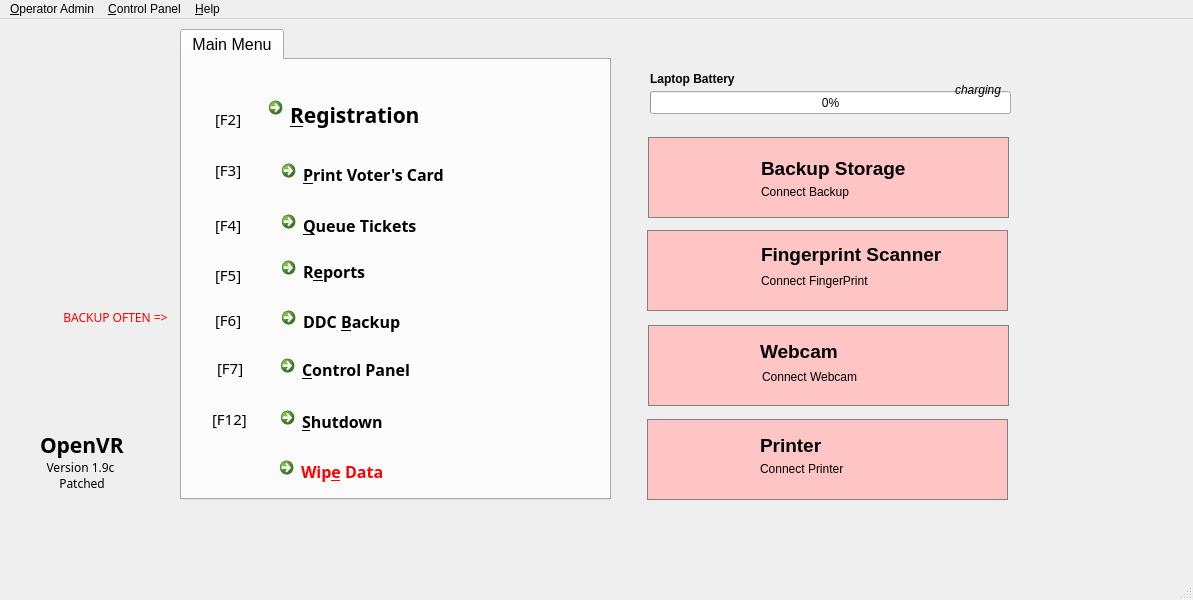
<?xml version="1.0" encoding="UTF-8"?>
<ui version="4.0">
 <class>DashBoard</class>
 <widget class="QMainWindow" name="DashBoard">
  <property name="windowModality">
   <enum>Qt::ApplicationModal</enum>
  </property>
  <property name="geometry">
   <rect>
    <x>0</x>
    <y>0</y>
    <width>1193</width>
    <height>600</height>
   </rect>
  </property>
  <property name="sizePolicy">
   <sizepolicy hsizetype="Expanding" vsizetype="Expanding">
    <horstretch>0</horstretch>
    <verstretch>0</verstretch>
   </sizepolicy>
  </property>
  <property name="windowTitle">
   <string>Independent National Electoral Commission - OpenVR</string>
  </property>
  <property name="autoFillBackground">
   <bool>true</bool>
  </property>
  <property name="documentMode">
   <bool>true</bool>
  </property>
  <widget class="QWidget" name="centralwidget">
   <widget class="QLabel" name="devPrinter">
    <property name="geometry">
     <rect>
      <x>647</x>
      <y>400</y>
      <width>361</width>
      <height>81</height>
     </rect>
    </property>
    <property name="styleSheet">
     <string notr="true">border:1px solid grey; background-color:rgb(255, 196, 196);padding:10px;</string>
    </property>
    <property name="text">
     <string/>
    </property>
    <property name="scaledContents">
     <bool>true</bool>
    </property>
   </widget>
   <widget class="QLabel" name="devFP">
    <property name="geometry">
     <rect>
      <x>647</x>
      <y>211</y>
      <width>361</width>
      <height>81</height>
     </rect>
    </property>
    <property name="styleSheet">
     <string notr="true">border:1px solid grey; background-color:rgb(255, 196, 196);padding:10px;</string>
    </property>
    <property name="text">
     <string/>
    </property>
    <property name="scaledContents">
     <bool>true</bool>
    </property>
   </widget>
   <widget class="QLabel" name="devWebcam">
    <property name="geometry">
     <rect>
      <x>648</x>
      <y>306</y>
      <width>361</width>
      <height>81</height>
     </rect>
    </property>
    <property name="styleSheet">
     <string notr="true">border:1px solid grey; background-color:rgb(255, 196, 196);padding:10px;</string>
    </property>
    <property name="text">
     <string/>
    </property>
    <property name="scaledContents">
     <bool>true</bool>
    </property>
   </widget>
   <widget class="QLabel" name="label_10">
    <property name="geometry">
     <rect>
      <x>760</x>
      <y>416</y>
      <width>161</width>
      <height>21</height>
     </rect>
    </property>
    <property name="font">
     <font>
      <pointsize>14</pointsize>
      <weight>75</weight>
      <bold>true</bold>
     </font>
    </property>
    <property name="text">
     <string>Printer</string>
    </property>
   </widget>
   <widget class="QLabel" name="label_11">
    <property name="geometry">
     <rect>
      <x>761</x>
      <y>225</y>
      <width>221</width>
      <height>21</height>
     </rect>
    </property>
    <property name="font">
     <font>
      <pointsize>14</pointsize>
      <weight>75</weight>
      <bold>true</bold>
     </font>
    </property>
    <property name="text">
     <string>Fingerprint Scanner</string>
    </property>
   </widget>
   <widget class="QLabel" name="label_12">
    <property name="geometry">
     <rect>
      <x>760</x>
      <y>322</y>
      <width>181</width>
      <height>21</height>
     </rect>
    </property>
    <property name="font">
     <font>
      <pointsize>14</pointsize>
      <weight>75</weight>
      <bold>true</bold>
     </font>
    </property>
    <property name="text">
     <string>Webcam</string>
    </property>
   </widget>
   <widget class="QLabel" name="label_13">
    <property name="geometry">
     <rect>
      <x>30</x>
      <y>10</y>
      <width>121</width>
      <height>231</height>
     </rect>
    </property>
    <property name="text">
     <string/>
    </property>
    <property name="pixmap">
     <pixmap>resources/logo.png</pixmap>
    </property>
   </widget>
   <widget class="QLabel" name="devRemovable">
    <property name="geometry">
     <rect>
      <x>648</x>
      <y>118</y>
      <width>361</width>
      <height>81</height>
     </rect>
    </property>
    <property name="styleSheet">
     <string notr="true">border:1px solid grey; background-color:rgb(255, 196, 196);padding:10px;</string>
    </property>
    <property name="text">
     <string/>
    </property>
    <property name="scaledContents">
     <bool>true</bool>
    </property>
   </widget>
   <widget class="QLabel" name="label_14">
    <property name="geometry">
     <rect>
      <x>761</x>
      <y>139</y>
      <width>210</width>
      <height>21</height>
     </rect>
    </property>
    <property name="font">
     <font>
      <pointsize>14</pointsize>
      <weight>75</weight>
      <bold>true</bold>
     </font>
    </property>
    <property name="text">
     <string>Backup Storage</string>
    </property>
   </widget>
   <widget class="QLabel" name="leFP">
    <property name="geometry">
     <rect>
      <x>761</x>
      <y>254</y>
      <width>221</width>
      <height>16</height>
     </rect>
    </property>
    <property name="text">
     <string>Connect FingerPrint</string>
    </property>
   </widget>
   <widget class="QLabel" name="lePrinter">
    <property name="geometry">
     <rect>
      <x>760</x>
      <y>440</y>
      <width>171</width>
      <height>20</height>
     </rect>
    </property>
    <property name="text">
     <string>Connect Printer</string>
    </property>
   </widget>
   <widget class="QLabel" name="leRemovable">
    <property name="geometry">
     <rect>
      <x>761</x>
      <y>165</y>
      <width>210</width>
      <height>16</height>
     </rect>
    </property>
    <property name="text">
     <string>Connect Backup</string>
    </property>
   </widget>
   <widget class="QLabel" name="leWebcam">
    <property name="geometry">
     <rect>
      <x>762</x>
      <y>350</y>
      <width>221</width>
      <height>16</height>
     </rect>
    </property>
    <property name="text">
     <string>Connect Webcam</string>
    </property>
   </widget>
   <widget class="QLabel" name="devPrinter_2">
    <property name="geometry">
     <rect>
      <x>660</x>
      <y>400</y>
      <width>81</width>
      <height>81</height>
     </rect>
    </property>
    <property name="styleSheet">
     <string notr="true"/>
    </property>
    <property name="text">
     <string/>
    </property>
    <property name="pixmap">
     <pixmap>resources/hp-printer.png</pixmap>
    </property>
    <property name="scaledContents">
     <bool>true</bool>
    </property>
   </widget>
   <widget class="QLabel" name="devFP_2">
    <property name="geometry">
     <rect>
      <x>650</x>
      <y>207</y>
      <width>91</width>
      <height>91</height>
     </rect>
    </property>
    <property name="text">
     <string/>
    </property>
    <property name="pixmap">
     <pixmap>resources/fp-scanner.png</pixmap>
    </property>
    <property name="scaledContents">
     <bool>true</bool>
    </property>
   </widget>
   <widget class="QLabel" name="devRemovable_2">
    <property name="geometry">
     <rect>
      <x>660</x>
      <y>125</y>
      <width>71</width>
      <height>71</height>
     </rect>
    </property>
    <property name="text">
     <string/>
    </property>
    <property name="pixmap">
     <pixmap>resources/usb-flash-drive.png</pixmap>
    </property>
    <property name="scaledContents">
     <bool>true</bool>
    </property>
   </widget>
   <widget class="QLabel" name="devWebcam_2">
    <property name="geometry">
     <rect>
      <x>660</x>
      <y>310</y>
      <width>81</width>
      <height>71</height>
     </rect>
    </property>
    <property name="text">
     <string/>
    </property>
    <property name="pixmap">
     <pixmap>resources/webcam.png</pixmap>
    </property>
    <property name="scaledContents">
     <bool>true</bool>
    </property>
   </widget>
   <widget class="QLabel" name="label_19">
    <property name="geometry">
     <rect>
      <x>40</x>
      <y>400</y>
      <width>181</width>
      <height>51</height>
     </rect>
    </property>
    <property name="font">
     <font>
      <family>Sans Serif</family>
      <pointsize>16</pointsize>
      <weight>75</weight>
      <bold>true</bold>
     </font>
    </property>
    <property name="text">
     <string>OpenVR</string>
    </property>
   </widget>
   <widget class="QTabWidget" name="tabWidget">
    <property name="geometry">
     <rect>
      <x>180</x>
      <y>10</y>
      <width>431</width>
      <height>471</height>
     </rect>
    </property>
    <property name="font">
     <font>
      <pointsize>12</pointsize>
     </font>
    </property>
    <property name="currentIndex">
     <number>0</number>
    </property>
    <widget class="QWidget" name="tab">
     <attribute name="title">
      <string>Main Menu</string>
     </attribute>
     <widget class="QCommandLinkButton" name="btnShutdown">
      <property name="enabled">
       <bool>true</bool>
      </property>
      <property name="geometry">
       <rect>
        <x>91</x>
        <y>340</y>
        <width>231</width>
        <height>41</height>
       </rect>
      </property>
      <property name="font">
       <font>
        <family>Sans Serif</family>
        <pointsize>12</pointsize>
       </font>
      </property>
      <property name="text">
       <string>&amp;Shutdown</string>
      </property>
      <property name="icon">
       <iconset>
        <normaloff>resources/icons/lock.png</normaloff>resources/icons/lock.png</iconset>
      </property>
      <property name="iconSize">
       <size>
        <width>24</width>
        <height>24</height>
       </size>
      </property>
     </widget>
     <widget class="QCommandLinkButton" name="btnReports">
      <property name="geometry">
       <rect>
        <x>92</x>
        <y>190</y>
        <width>231</width>
        <height>39</height>
       </rect>
      </property>
      <property name="font">
       <font>
        <family>Sans Serif</family>
        <pointsize>12</pointsize>
       </font>
      </property>
      <property name="text">
       <string>R&amp;eports</string>
      </property>
      <property name="icon">
       <iconset>
        <normaloff>resources/icons/chart.png</normaloff>resources/icons/chart.png</iconset>
      </property>
      <property name="iconSize">
       <size>
        <width>24</width>
        <height>24</height>
       </size>
      </property>
     </widget>
     <widget class="QLabel" name="label_4">
      <property name="geometry">
       <rect>
        <x>33</x>
        <y>101</y>
        <width>36</width>
        <height>18</height>
       </rect>
      </property>
      <property name="font">
       <font>
        <family>Courier 10 Pitch</family>
        <pointsize>11</pointsize>
       </font>
      </property>
      <property name="text">
       <string>[F3]</string>
      </property>
     </widget>
     <widget class="QCommandLinkButton" name="btnVotersCard">
      <property name="geometry">
       <rect>
        <x>92</x>
        <y>93</y>
        <width>231</width>
        <height>39</height>
       </rect>
      </property>
      <property name="font">
       <font>
        <family>Sans Serif</family>
        <pointsize>12</pointsize>
       </font>
      </property>
      <property name="text">
       <string>&amp;Print Voter's Card</string>
      </property>
      <property name="icon">
       <iconset>
        <normaloff>resources/icons/voter-card.png</normaloff>resources/icons/voter-card.png</iconset>
      </property>
      <property name="iconSize">
       <size>
        <width>24</width>
        <height>24</height>
       </size>
      </property>
     </widget>
     <widget class="QLabel" name="label_6">
      <property name="geometry">
       <rect>
        <x>33</x>
        <y>206</y>
        <width>36</width>
        <height>18</height>
       </rect>
      </property>
      <property name="font">
       <font>
        <family>Courier 10 Pitch</family>
        <pointsize>11</pointsize>
       </font>
      </property>
      <property name="text">
       <string>[F5]</string>
      </property>
     </widget>
     <widget class="QCommandLinkButton" name="btnQueueTickets">
      <property name="geometry">
       <rect>
        <x>92</x>
        <y>144</y>
        <width>231</width>
        <height>40</height>
       </rect>
      </property>
      <property name="font">
       <font>
        <family>Sans Serif</family>
        <pointsize>12</pointsize>
       </font>
      </property>
      <property name="text">
       <string>&amp;Queue Tickets </string>
      </property>
      <property name="icon">
       <iconset>
        <normaloff>resources/icons/ticket-icon.png</normaloff>resources/icons/ticket-icon.png</iconset>
      </property>
      <property name="iconSize">
       <size>
        <width>24</width>
        <height>24</height>
       </size>
      </property>
     </widget>
     <widget class="QCommandLinkButton" name="btnRegistration">
      <property name="geometry">
       <rect>
        <x>79</x>
        <y>30</y>
        <width>241</width>
        <height>51</height>
       </rect>
      </property>
      <property name="palette">
       <palette>
        <active/>
        <inactive/>
        <disabled/>
       </palette>
      </property>
      <property name="font">
       <font>
        <family>Sans Serif</family>
        <pointsize>16</pointsize>
       </font>
      </property>
      <property name="text">
       <string>&amp;Registration</string>
      </property>
      <property name="icon">
       <iconset>
        <normaloff>resources/icons/camera.png</normaloff>resources/icons/camera.png</iconset>
      </property>
      <property name="iconSize">
       <size>
        <width>36</width>
        <height>48</height>
       </size>
      </property>
      <property name="autoDefault">
       <bool>true</bool>
      </property>
      <property name="default">
       <bool>true</bool>
      </property>
     </widget>
     <widget class="QLabel" name="label_8">
      <property name="geometry">
       <rect>
        <x>30</x>
        <y>340</y>
        <width>51</width>
        <height>38</height>
       </rect>
      </property>
      <property name="font">
       <font>
        <family>Courier 10 Pitch</family>
        <pointsize>11</pointsize>
       </font>
      </property>
      <property name="text">
       <string>[F12]</string>
      </property>
     </widget>
     <widget class="QLabel" name="label_3">
      <property name="geometry">
       <rect>
        <x>33</x>
        <y>50</y>
        <width>36</width>
        <height>18</height>
       </rect>
      </property>
      <property name="font">
       <font>
        <family>Courier 10 Pitch</family>
        <pointsize>11</pointsize>
       </font>
      </property>
      <property name="text">
       <string>[F2]</string>
      </property>
     </widget>
     <widget class="QLabel" name="label_5">
      <property name="geometry">
       <rect>
        <x>33</x>
        <y>156</y>
        <width>36</width>
        <height>18</height>
       </rect>
      </property>
      <property name="font">
       <font>
        <family>Courier 10 Pitch</family>
        <pointsize>11</pointsize>
       </font>
      </property>
      <property name="text">
       <string>[F4]</string>
      </property>
     </widget>
     <widget class="QCommandLinkButton" name="btnBackup">
      <property name="geometry">
       <rect>
        <x>92</x>
        <y>240</y>
        <width>231</width>
        <height>39</height>
       </rect>
      </property>
      <property name="font">
       <font>
        <family>Sans Serif</family>
        <pointsize>12</pointsize>
       </font>
      </property>
      <property name="text">
       <string>DDC &amp;Backup</string>
      </property>
      <property name="icon">
       <iconset>
        <normaloff>resources/icons/Arrow Down.png</normaloff>resources/icons/Arrow Down.png</iconset>
      </property>
      <property name="iconSize">
       <size>
        <width>24</width>
        <height>24</height>
       </size>
      </property>
     </widget>
     <widget class="QLabel" name="label_15">
      <property name="geometry">
       <rect>
        <x>33</x>
        <y>251</y>
        <width>36</width>
        <height>18</height>
       </rect>
      </property>
      <property name="font">
       <font>
        <family>Courier 10 Pitch</family>
        <pointsize>11</pointsize>
       </font>
      </property>
      <property name="text">
       <string>[F6]</string>
      </property>
     </widget>
     <widget class="QLabel" name="label_7">
      <property name="geometry">
       <rect>
        <x>35</x>
        <y>299</y>
        <width>36</width>
        <height>18</height>
       </rect>
      </property>
      <property name="font">
       <font>
        <family>Courier 10 Pitch</family>
        <pointsize>11</pointsize>
       </font>
      </property>
      <property name="text">
       <string>[F7]</string>
      </property>
     </widget>
     <widget class="QCommandLinkButton" name="btnControlPanel">
      <property name="geometry">
       <rect>
        <x>91</x>
        <y>288</y>
        <width>231</width>
        <height>39</height>
       </rect>
      </property>
      <property name="font">
       <font>
        <family>Sans Serif</family>
        <pointsize>12</pointsize>
       </font>
      </property>
      <property name="text">
       <string>&amp;Control Panel</string>
      </property>
      <property name="icon">
       <iconset>
        <normaloff>resources/icons/control-panel.png</normaloff>resources/icons/control-panel.png</iconset>
      </property>
      <property name="iconSize">
       <size>
        <width>24</width>
        <height>24</height>
       </size>
      </property>
     </widget>
     <widget class="QCommandLinkButton" name="btnWipeOut">
      <property name="enabled">
       <bool>true</bool>
      </property>
      <property name="geometry">
       <rect>
        <x>90</x>
        <y>390</y>
        <width>231</width>
        <height>41</height>
       </rect>
      </property>
      <property name="font">
       <font>
        <family>Sans Serif</family>
        <pointsize>12</pointsize>
       </font>
      </property>
      <property name="styleSheet">
       <string notr="true">color:red;</string>
      </property>
      <property name="text">
       <string>Wip&amp;e Data</string>
      </property>
      <property name="icon">
       <iconset>
        <normaloff>resources/icons/warning.png</normaloff>resources/icons/warning.png</iconset>
      </property>
      <property name="iconSize">
       <size>
        <width>24</width>
        <height>24</height>
       </size>
      </property>
     </widget>
    </widget>
   </widget>
   <widget class="QLabel" name="label">
    <property name="geometry">
     <rect>
      <x>20</x>
      <y>440</y>
      <width>121</width>
      <height>41</height>
     </rect>
    </property>
    <property name="font">
     <font>
      <family>Andika Basic</family>
      <pointsize>9</pointsize>
     </font>
    </property>
    <property name="text">
     <string>Version 1.9c
 Patched</string>
    </property>
    <property name="alignment">
     <set>Qt::AlignHCenter|Qt::AlignTop</set>
    </property>
   </widget>
   <widget class="QProgressBar" name="batteryBar">
    <property name="geometry">
     <rect>
      <x>650</x>
      <y>72</y>
      <width>361</width>
      <height>23</height>
     </rect>
    </property>
    <property name="value">
     <number>0</number>
    </property>
   </widget>
   <widget class="QLabel" name="label_2">
    <property name="geometry">
     <rect>
      <x>650</x>
      <y>52</y>
      <width>141</width>
      <height>16</height>
     </rect>
    </property>
    <property name="font">
     <font>
      <weight>75</weight>
      <bold>true</bold>
     </font>
    </property>
    <property name="text">
     <string>Laptop Battery</string>
    </property>
   </widget>
   <widget class="QLabel" name="lbBatteryStatus">
    <property name="geometry">
     <rect>
      <x>740</x>
      <y>50</y>
      <width>261</width>
      <height>41</height>
     </rect>
    </property>
    <property name="font">
     <font>
      <italic>true</italic>
     </font>
    </property>
    <property name="text">
     <string>charging</string>
    </property>
    <property name="alignment">
     <set>Qt::AlignRight|Qt::AlignTrailing|Qt::AlignVCenter</set>
    </property>
   </widget>
   <widget class="QLabel" name="label_9">
    <property name="geometry">
     <rect>
      <x>20</x>
      <y>290</y>
      <width>191</width>
      <height>41</height>
     </rect>
    </property>
    <property name="font">
     <font>
      <family>Arial Black</family>
      <pointsize>9</pointsize>
     </font>
    </property>
    <property name="styleSheet">
     <string notr="true">color:red;</string>
    </property>
    <property name="text">
     <string>BACKUP OFTEN =&gt;</string>
    </property>
    <property name="alignment">
     <set>Qt::AlignHCenter|Qt::AlignTop</set>
    </property>
   </widget>
  </widget>
  <widget class="QMenuBar" name="menubar">
   <property name="geometry">
    <rect>
     <x>0</x>
     <y>0</y>
     <width>1193</width>
     <height>25</height>
    </rect>
   </property>
   <widget class="QMenu" name="menuAdmin">
    <property name="title">
     <string>&amp;Operator Admin</string>
    </property>
    <addaction name="actionOperator_Registration"/>
    <addaction name="actionChange_Password"/>
    <addaction name="separator"/>
    <addaction name="actionPrinter_Setup"/>
    <addaction name="actionManage_Printers"/>
    <addaction name="separator"/>
    <addaction name="actionRepair_NTFS_Backup_Drive"/>
   </widget>
   <widget class="QMenu" name="menuHelp">
    <property name="title">
     <string>&amp;Help</string>
    </property>
    <addaction name="actionManual"/>
    <addaction name="actionAbout_OpenVR"/>
   </widget>
   <widget class="QMenu" name="menuControl_Panel">
    <property name="title">
     <string>&amp;Control Panel</string>
    </property>
    <addaction name="actionAdministrator_Registration"/>
    <addaction name="actionChange_Admin_Password"/>
    <addaction name="separator"/>
    <addaction name="actionImport_Latest_Backups"/>
    <addaction name="actionImport_Backups"/>
    <addaction name="actionLaunch_Aggregate_AFIS"/>
    <addaction name="actionPrint_Aggregation_Report"/>
    <addaction name="actionBackup_to_CD_DVD"/>
   </widget>
   <addaction name="menuAdmin"/>
   <addaction name="menuControl_Panel"/>
   <addaction name="menuHelp"/>
  </widget>
  <widget class="QStatusBar" name="statusbar"/>
  <action name="actionManual">
   <property name="text">
    <string>Manual</string>
   </property>
  </action>
  <action name="actionAbout_OpenVR">
   <property name="text">
    <string>About OpenVR</string>
   </property>
  </action>
  <action name="actionPrinter_Setup">
   <property name="text">
    <string>Add New Printer</string>
   </property>
  </action>
  <action name="actionImport_Backups">
   <property name="text">
    <string>Import Backups</string>
   </property>
  </action>
  <action name="actionManage_Printers">
   <property name="text">
    <string>Manage Printers</string>
   </property>
  </action>
  <action name="actionChange_Password">
   <property name="text">
    <string>Change Password</string>
   </property>
  </action>
  <action name="actionOperator_Registration">
   <property name="text">
    <string>Operator Registration</string>
   </property>
  </action>
  <action name="actionAdministrator_Registration">
   <property name="text">
    <string>Administrator Registration</string>
   </property>
  </action>
  <action name="actionChange_Admin_Password">
   <property name="text">
    <string>Change Admin Password</string>
   </property>
  </action>
  <action name="actionLaunch_Aggregate_AFIS">
   <property name="text">
    <string>Launch Aggregate AFIS</string>
   </property>
  </action>
  <action name="actionPrint_Aggregation_Report">
   <property name="text">
    <string>Print Aggregation Report</string>
   </property>
  </action>
  <action name="actionBackup_to_CD_DVD">
   <property name="text">
    <string>Instant Backup</string>
   </property>
  </action>
  <action name="actionImport_Latest_Backups">
   <property name="text">
    <string>Import Latest Backups</string>
   </property>
  </action>
  <action name="actionRepair_NTFS_Backup_Drive">
   <property name="text">
    <string>Repair NTFS Backup Drive</string>
   </property>
  </action>
 </widget>
 <resources/>
 <connections/>
</ui>
